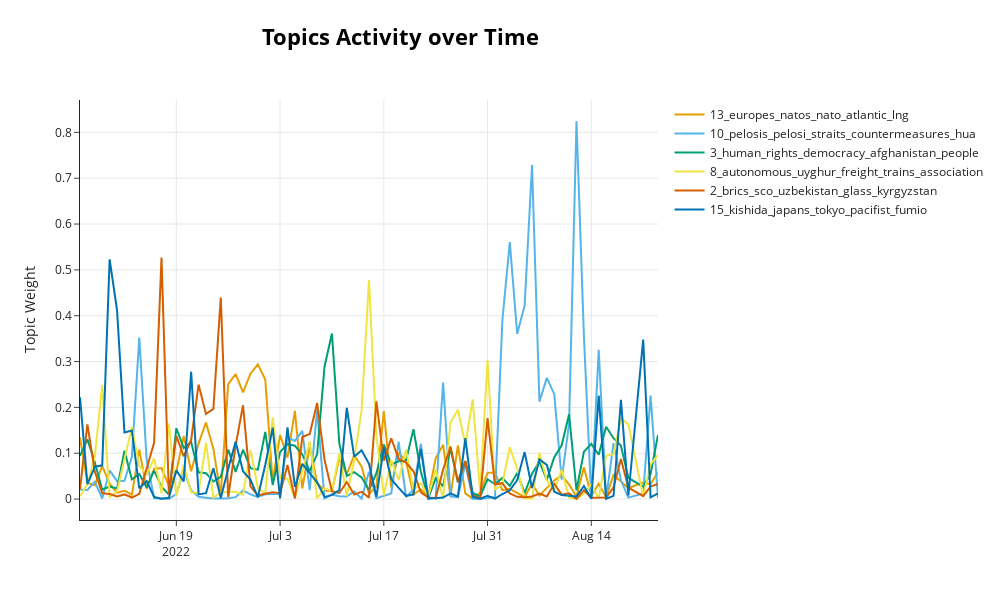

Source (notebook cell):
### Code cell
time_slices = df['published_time']
act = model.topic_activity_over_time(time_slices)
fig = model.visualize_topic_activity(top_n=6, topic_activity=act, time_slices=time_slices)
fig.show()
